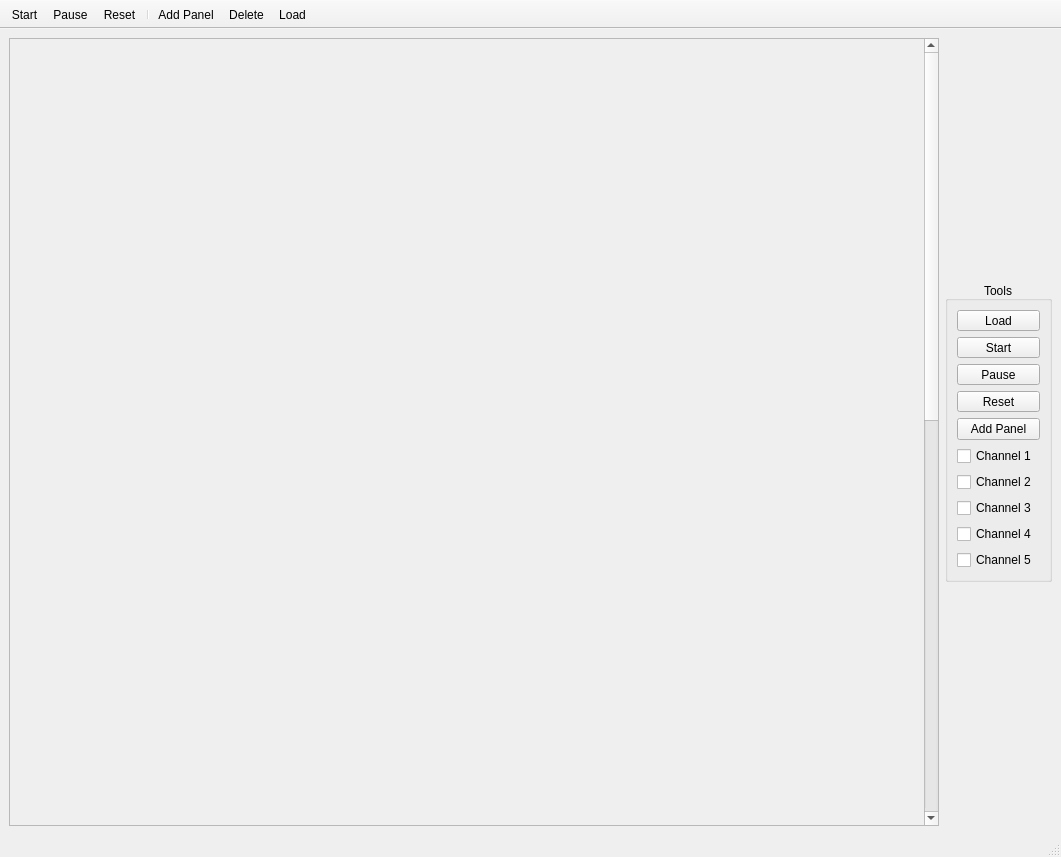
<?xml version="1.0" encoding="UTF-8"?>
<ui version="4.0">
 <class>MainWindow</class>
 <widget class="QMainWindow" name="MainWindow">
  <property name="geometry">
   <rect>
    <x>0</x>
    <y>0</y>
    <width>1061</width>
    <height>857</height>
   </rect>
  </property>
  <property name="windowTitle">
   <string>MainWindow</string>
  </property>
  <widget class="QWidget" name="centralwidget">
   <layout class="QHBoxLayout" name="horizontalLayout_5">
    <item>
     <widget class="QScrollArea" name="scrollArea">
      <property name="widgetResizable">
       <bool>true</bool>
      </property>
      <widget class="QWidget" name="scrollAreaWidgetContents">
       <property name="geometry">
        <rect>
         <x>0</x>
         <y>0</y>
         <width>901</width>
         <height>1646</height>
        </rect>
       </property>
       <layout class="QVBoxLayout" name="verticalLayout">
        <item>
         <widget class="PlotWidget" name="widget" native="true">
          <property name="enabled">
           <bool>true</bool>
          </property>
          <property name="minimumSize">
           <size>
            <width>500</width>
            <height>300</height>
           </size>
          </property>
         </widget>
        </item>
        <item>
         <spacer name="horizontalSpacer_2">
          <property name="orientation">
           <enum>Qt::Horizontal</enum>
          </property>
          <property name="sizeHint" stdset="0">
           <size>
            <width>40</width>
            <height>20</height>
           </size>
          </property>
         </spacer>
        </item>
        <item>
         <widget class="PlotWidget" name="widget_2" native="true">
          <property name="enabled">
           <bool>true</bool>
          </property>
          <property name="minimumSize">
           <size>
            <width>500</width>
            <height>300</height>
           </size>
          </property>
         </widget>
        </item>
        <item>
         <spacer name="horizontalSpacer">
          <property name="orientation">
           <enum>Qt::Horizontal</enum>
          </property>
          <property name="sizeHint" stdset="0">
           <size>
            <width>40</width>
            <height>20</height>
           </size>
          </property>
         </spacer>
        </item>
        <item>
         <widget class="PlotWidget" name="widget_3" native="true">
          <property name="enabled">
           <bool>true</bool>
          </property>
          <property name="minimumSize">
           <size>
            <width>500</width>
            <height>300</height>
           </size>
          </property>
         </widget>
        </item>
        <item>
         <spacer name="horizontalSpacer_3">
          <property name="orientation">
           <enum>Qt::Horizontal</enum>
          </property>
          <property name="sizeHint" stdset="0">
           <size>
            <width>40</width>
            <height>20</height>
           </size>
          </property>
         </spacer>
        </item>
        <item>
         <widget class="PlotWidget" name="widget_4" native="true">
          <property name="enabled">
           <bool>true</bool>
          </property>
          <property name="minimumSize">
           <size>
            <width>500</width>
            <height>300</height>
           </size>
          </property>
         </widget>
        </item>
        <item>
         <spacer name="horizontalSpacer_4">
          <property name="orientation">
           <enum>Qt::Horizontal</enum>
          </property>
          <property name="sizeHint" stdset="0">
           <size>
            <width>40</width>
            <height>20</height>
           </size>
          </property>
         </spacer>
        </item>
        <item>
         <widget class="PlotWidget" name="widget_5" native="true">
          <property name="enabled">
           <bool>true</bool>
          </property>
          <property name="minimumSize">
           <size>
            <width>500</width>
            <height>300</height>
           </size>
          </property>
         </widget>
        </item>
       </layout>
      </widget>
     </widget>
    </item>
    <item>
     <widget class="QGroupBox" name="groupBox">
      <property name="sizePolicy">
       <sizepolicy hsizetype="Fixed" vsizetype="Fixed">
        <horstretch>0</horstretch>
        <verstretch>0</verstretch>
       </sizepolicy>
      </property>
      <property name="title">
       <string>Tools</string>
      </property>
      <property name="alignment">
       <set>Qt::AlignBottom|Qt::AlignHCenter</set>
      </property>
      <property name="flat">
       <bool>false</bool>
      </property>
      <property name="checkable">
       <bool>false</bool>
      </property>
      <layout class="QVBoxLayout" name="verticalLayout_3">
       <item>
        <widget class="QToolButton" name="load_bt">
         <property name="sizePolicy">
          <sizepolicy hsizetype="Preferred" vsizetype="Preferred">
           <horstretch>0</horstretch>
           <verstretch>0</verstretch>
          </sizepolicy>
         </property>
         <property name="text">
          <string>Load</string>
         </property>
         <property name="checkable">
          <bool>false</bool>
         </property>
         <property name="popupMode">
          <enum>QToolButton::DelayedPopup</enum>
         </property>
         <property name="toolButtonStyle">
          <enum>Qt::ToolButtonIconOnly</enum>
         </property>
         <property name="autoRaise">
          <bool>false</bool>
         </property>
         <property name="arrowType">
          <enum>Qt::NoArrow</enum>
         </property>
        </widget>
       </item>
       <item>
        <widget class="QToolButton" name="start_bt">
         <property name="sizePolicy">
          <sizepolicy hsizetype="Preferred" vsizetype="Preferred">
           <horstretch>0</horstretch>
           <verstretch>0</verstretch>
          </sizepolicy>
         </property>
         <property name="text">
          <string>Start</string>
         </property>
        </widget>
       </item>
       <item>
        <widget class="QToolButton" name="pause_bt">
         <property name="sizePolicy">
          <sizepolicy hsizetype="Minimum" vsizetype="Preferred">
           <horstretch>0</horstretch>
           <verstretch>0</verstretch>
          </sizepolicy>
         </property>
         <property name="text">
          <string>Pause</string>
         </property>
        </widget>
       </item>
       <item>
        <widget class="QToolButton" name="reset_bt">
         <property name="sizePolicy">
          <sizepolicy hsizetype="Preferred" vsizetype="Preferred">
           <horstretch>0</horstretch>
           <verstretch>0</verstretch>
          </sizepolicy>
         </property>
         <property name="text">
          <string>Reset</string>
         </property>
        </widget>
       </item>
       <item>
        <widget class="QPushButton" name="addPanel">
         <property name="text">
          <string>Add Panel</string>
         </property>
        </widget>
       </item>
       <item>
        <widget class="QCheckBox" name="channel1_chk">
         <property name="text">
          <string>Channel 1</string>
         </property>
         <property name="tristate">
          <bool>false</bool>
         </property>
        </widget>
       </item>
       <item>
        <widget class="QCheckBox" name="channel2_chk">
         <property name="text">
          <string>Channel 2 </string>
         </property>
        </widget>
       </item>
       <item>
        <widget class="QCheckBox" name="channel3_chk">
         <property name="text">
          <string>Channel 3</string>
         </property>
        </widget>
       </item>
       <item>
        <widget class="QCheckBox" name="channel4_chk">
         <property name="text">
          <string>Channel 4</string>
         </property>
        </widget>
       </item>
       <item>
        <widget class="QCheckBox" name="channel5_chk">
         <property name="text">
          <string>Channel 5 </string>
         </property>
        </widget>
       </item>
      </layout>
     </widget>
    </item>
   </layout>
  </widget>
  <widget class="QMenuBar" name="menubar">
   <property name="geometry">
    <rect>
     <x>0</x>
     <y>0</y>
     <width>1061</width>
     <height>22</height>
    </rect>
   </property>
  </widget>
  <widget class="QStatusBar" name="statusbar"/>
  <widget class="QToolBar" name="toolBar">
   <property name="windowTitle">
    <string>toolBar</string>
   </property>
   <property name="movable">
    <bool>false</bool>
   </property>
   <property name="floatable">
    <bool>true</bool>
   </property>
   <attribute name="toolBarArea">
    <enum>TopToolBarArea</enum>
   </attribute>
   <attribute name="toolBarBreak">
    <bool>false</bool>
   </attribute>
   <addaction name="actionStart"/>
   <addaction name="actionPause"/>
   <addaction name="actionReset"/>
   <addaction name="separator"/>
   <addaction name="actionAdd"/>
   <addaction name="actionDelete"/>
   <addaction name="actionLoad"/>
  </widget>
  <action name="actionStart">
   <property name="enabled">
    <bool>true</bool>
   </property>
   <property name="text">
    <string>Start</string>
   </property>
   <property name="toolTip">
    <string>Play Signal</string>
   </property>
  </action>
  <action name="actionPause">
   <property name="text">
    <string>Pause</string>
   </property>
   <property name="toolTip">
    <string>Pause Signal</string>
   </property>
  </action>
  <action name="actionAdd">
   <property name="text">
    <string>Add Panel</string>
   </property>
   <property name="toolTip">
    <string>Add Panel</string>
   </property>
  </action>
  <action name="actionReset">
   <property name="text">
    <string>Reset</string>
   </property>
   <property name="toolTip">
    <string>Reset Signal from Beginning</string>
   </property>
  </action>
  <action name="actionDelete">
   <property name="text">
    <string>Delete</string>
   </property>
   <property name="toolTip">
    <string>Remove Signal</string>
   </property>
  </action>
  <action name="actionLoad">
   <property name="text">
    <string>Load</string>
   </property>
   <property name="toolTip">
    <string>Load Signal</string>
   </property>
  </action>
 </widget>
 <customwidgets>
  <customwidget>
   <class>PlotWidget</class>
   <extends>QWidget</extends>
   <header>plotwidget.h</header>
   <container>1</container>
  </customwidget>
 </customwidgets>
 <resources/>
 <connections/>
</ui>
